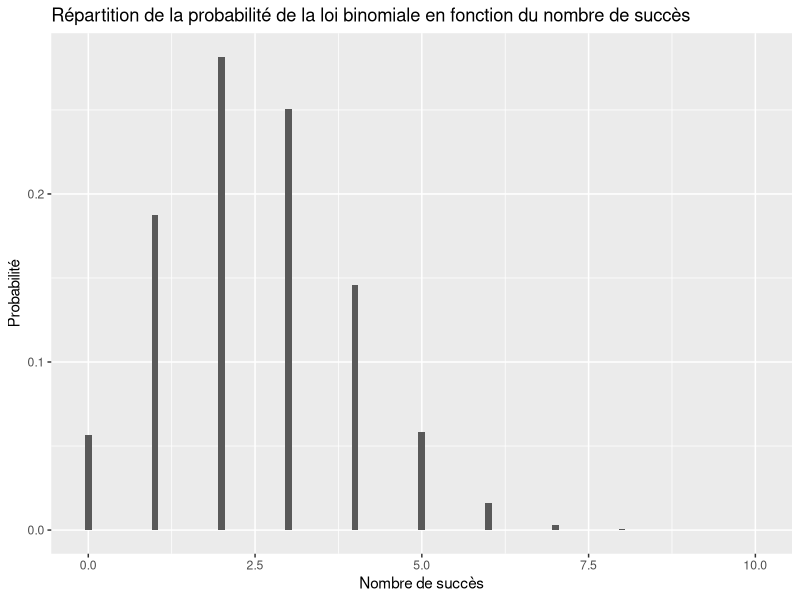
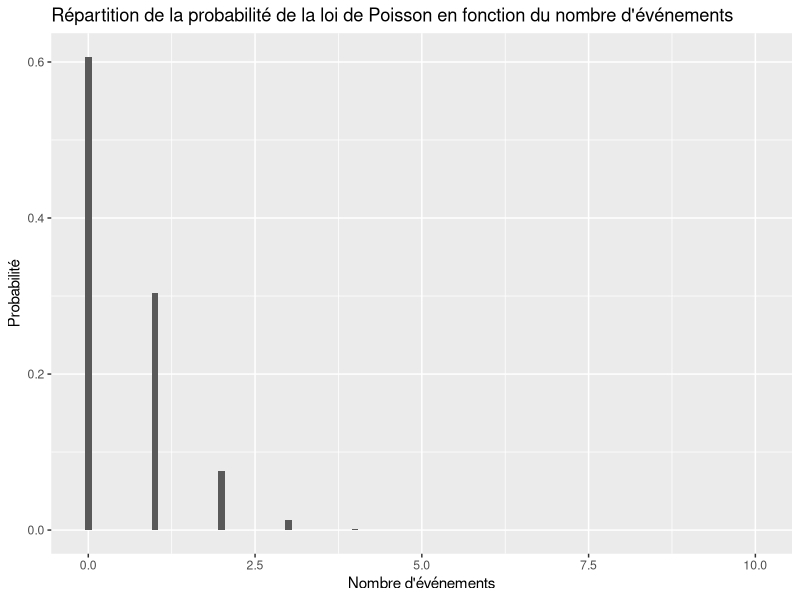
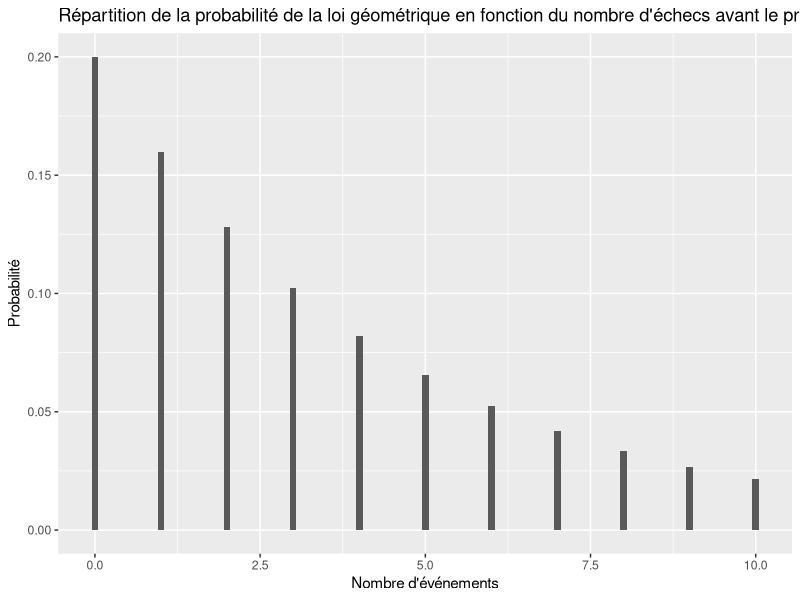

Write the R code that produced these figures, in order.
## ---- chunk 1
library(stats)
library(ggplot2)
## ---- chunk 2
dbinom(3,4,1/6)
## ---- chunk 3
fbinom <- data.frame(x = 0:10, y = dbinom(0:10, 10, 1/4))
ggplot(fbinom, aes(x = x, y = y)) +
  geom_bar(width = 0.1, stat = "identity") +
  labs(
    x = "Nombre de succès",
    y = "Probabilité",
    title = "Répartition de la probabilité de la loi binomiale en fonction du nombre de succès"
  )
## ---- chunk 4
dpois(2, 1/2)
## ---- chunk 5
fpois <- data.frame(x = 0:10, y = dpois(0:10, 1/2))
ggplot(fpois, aes(x = x, y = y)) +
  geom_bar(width = 0.1, stat = "identity") +
  labs(
    x = "Nombre d'événements",
    y = "Probabilité",
    title = "Répartition de la probabilité de la loi de Poisson en fonction du nombre d'événements"
  )
## ---- chunk 6
dgeom(6, 1/5)
## ---- chunk 7
fgeom <- data.frame(x = 0:10, y = dgeom(0:10, 1/5))
ggplot(fgeom, aes(x = x, y = y)) +
  geom_bar(width = 0.1, stat = "identity") +
  labs(
    x = "Nombre d'événements",
    y = "Probabilité",
    title = "Répartition de la probabilité de la loi géométrique en fonction du nombre d'échecs avant le premier succès"
  )
